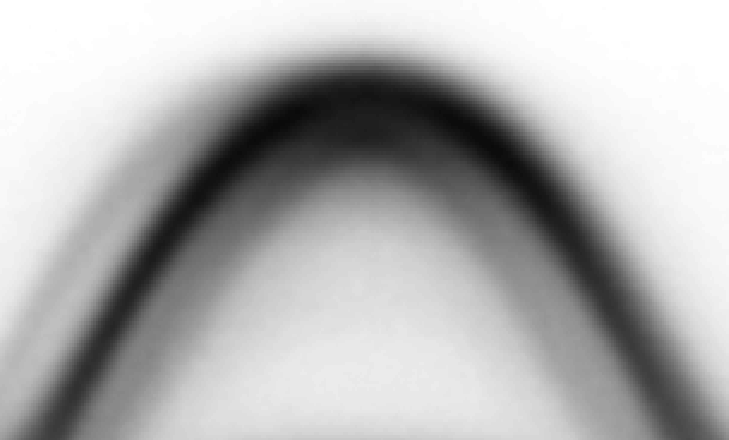
#> input picture 0_simple_model/figs_png/cut_KGK_Moire.png, 729 x 440 px, found by its file name
$ python old_int-vs-dist_S3.py
#> lines starting #> are read from the running program, lines starting #| are printed output that depends on the picture; long printed decimals are rounded
import numpy as np
from PIL import Image
import matplotlib.pyplot as plt
s_ = 15
from scipy.optimize import curve_fit

#figname = "/home/dario/Desktop/git/MoireBands/0_simple_model/figs_png/cut_KGK_Moire_v1.png"        #v1
figname = "/home/dario/Desktop/git/MoireBands/0_simple_model/figs_png/cut_KGK_Moire.png"            #v2

im = Image.open(figname)
#> im is the input picture: PIL image 729x440 RGBA; mean R, G, B, A 177, 177, 177, 255

pic = np.array(np.asarray(im))

len_e, len_k, z = pic.shape
#> len_e = 440; len_k = 729; z = 4

K_i = -0.5
K_f = 0.5
E_i = -0.55         #v1:    -0.95   #v2:    -0.55
E_f = -1.25         #v1:    -1.7    #v2:    -1.25

plt.figure(figsize=(20,20))
#Cut at given E
plt.subplot(1,3,1)
y1 = 150#200
X = np.arange(len_k)
#> X = 729 values from 0 to 728
Y = 256-pic[len_e-y1,:,0]
#> Y = 729 values, max 220 at index 127, min 13 at index 726, mean 85.84
def l2(x,w1,s1,p1,w2,s2,p2):#,w3,s3,p3):    #lorentz
    return w1/((x-p1)**2+s1**2) +w2/((x-p2)**2+s2**2) #+ w3/((x-p3)**2+s3**2)
def l3(x,w1,s1,p1,w2,s2,p2,w3,s3,p3):    #lorentz
    return w1/((x-p1)**2+s1**2) +w2/((x-p2)**2+s2**2) + w3/((x-p3)**2+s3**2)

def g2(x,w1,s1,p1,w2,s2,p2):#,w3,s3,p3):    #gauss
    return w1*np.exp(-((x-p1)/s1)**2) + w2*np.exp(-((x-p2)/s2)**2) #+ w3*np.exp(-((x-p3)/s3)**2)
def g3(x,w1,s1,p1,w2,s2,p2,w3,s3,p3):    #gauss
    return w1*np.exp(-((x-p1)/s1)**2) + w2*np.exp(-((x-p2)/s2)**2) + w3*np.exp(-((x-p3)/s3)**2)

if 0:       #gauss
    plt.title("Gauss")
    if 0:   #2 peaks
        print("gauss, 2 peaks")
        fun = g2
        x = 190
        popt,pcov = curve_fit(fun,X[:x],Y[:x],p0=[80,10,100,230,10,200],#,150,20,250],
                bounds = (  (10 ,0  ,50 ,100,0  ,140),#,100,0  ,180),
                            (120,100,150,250,100,200)#,200,80,270)
                    )
                )
    else:   #3 peaks
        print("gauss, 3 peaks")
        fun = g3
        x = 280
        popt,pcov = curve_fit(fun,X[:x],Y[:x],p0=[80,10,100,230,10,200,150,20,250],
                bounds = (  (10 ,0  ,50 ,100,0  ,140,100,0  ,180),
                            (120,100,150,250,100,200,200,80,270)
                    )
                )
else:   #lorentz
    plt.title("Constant E="+"{:.2f}".format(E_f+y1/len_e*(E_i-E_f))+" eV cut")
    if 0:   #2 peaks
        print("lorentz, 2 peaks")
        fun = l2
        x = 190
        popt,pcov = curve_fit(fun,X[:x],Y[:x],p0=[80000,10,100,230000,10,200],#,150000,20,250],
                bounds = (  (10 ,0  ,50 ,100,0  ,140),#,100,0  ,180),
                            (1e8,50,150,1e8,50,200)#,1e8,80,270)
                    )
                )
    else:   #3 peaks
        print("lorentz, 3 peaks")
        fun = l3
        x = 320#280     #end_pixel in k direction for fit
        popt,pcov = curve_fit(fun,X[:x],Y[:x],p0=[80000,10,50,230000,10,160,150000,20,250],
                bounds = (  (10 ,0  ,0 ,100,0  ,140,100,0  ,200),
                            (1e8,50,100,1e8,50,180,1e8,80,270)
                    )
                )
#> popt = [7986.8, 14.62, 46.47, 329672.3, 41.92, 140, 278275, 72.63, 229.3]
txt_par = ["w1","s1","p1","w2","s2","p2","w3","s3","p3"]
print("Constant E plot:")
for i in range(len(popt)):
    print(txt_par[i]+" ",popt[i])
#> this loop made 9 passes
#| w1  7986.784
#| s1  14.619
#| p1  46.473
#| w2  329672.268
#| s2  41.918
#| p2  140.000
#| w3  278274.957
#| s3  72.628
#> (further printed lines are left out)

print("Distance in k between first two peaks: ",abs(popt[2]-popt[5])/len_k)
#| Distance in k between first two peaks:  0.1283
plt.plot(X,Y,'b')
plt.plot(X[:x],fun(X[:x],*popt),'r',label='rw='+"{:.1f}".format(popt[0]/popt[3]*100)+"%")
#plt.xticks([0,len_k//2,len_k],["{:.2f}".format(K_i),"{:.2f}".format((K_i+K_f)/2),"{:.2f}".format(K_f)])
plt.xlabel(r"$\mathring{A}^{-1}$",size=s_)
weights = np.array([popt[0],popt[3]])
#> weights = [7986.8, 329672.3]
W1 = (weights/np.max(weights))[0]
#> W1 = 0.0242
print("Relative weight: ",W1)
#| Relative weight:  0.02423
plt.legend(fontsize=s_)

#Cut at given k
plt.subplot(1,3,2)
y2 = int(popt[5])       #index of k where to take the cut
#> y2 = 140
X = np.arange(len_e)
#> X = 440 values from 0 to 439
Y = 256-np.flip(pic[:,y2,0])
#> Y = 440 values, max 223 at index 156, min 1 at index 418, mean 92.82

if 0:   #gauss
    plt.title("Gauss")
    x = 170
    fun = g2
    popt2,pcov = curve_fit(fun,X[x:],Y[x:],p0=[160,10,160,260,10,260],
            bounds = (  (50 ,0  ,100,50 ,0  ,200),
                        (500,100,250,500,100,350)
                )
            )
else:   #lorentz
    plt.title("Constant K="+"{:.2f}".format(K_i+y2/len_k*(K_f-K_i))+r" $\mathring{A}^{-1}$"+" cut")
    if 0:   #2 peaks
        x = 170
        x_e = -1
        fun = l2
        popt2,pcov = curve_fit(fun,X[x:x_e],Y[x:x_e],p0=[150,10,193,80,10,288],
                bounds = (  (10 ,0  ,50 ,10 ,0  ,250),
                            (1e8,200,250,1e8,200,350)
                    )
                )
    else:   #3 peaks
        x = 50
        x_e = -1
        fun = l3
        popt2,pcov = curve_fit(fun,X[x:x_e],Y[x:x_e],p0=[570000,10,193,25832,10,288,300000,50,150],
                bounds = (  (10 ,0  ,50 ,10 ,0  ,250,10 ,0  ,x),
                            (1e8,200,250,1e8,200,350,1e8,200,180)
                    )
                )
#> popt2 = [518393.4, 49.74, 163.7, 35994.5, 26.55, 274.8, 183418, 48.6, 62.62]
print("\nConstant K plot:")
for i in range(len(popt2)):
    print(txt_par[i]+" ",popt2[i])

plt.plot(X,Y,'g')
plt.plot(X[x:],fun(X[x:],*popt2),'r',label='rw='+"{:.1f}".format(popt2[3]/popt2[0]*100)+"%")
plt.xticks([0,len_e//2,len_e],["{:.2f}".format(E_f),"{:.2f}".format((E_i+E_f)/2),"{:.2f}".format(E_i)])
plt.xlabel("eV",size=s_)
weights = np.array([popt2[0],popt2[3]])
#> weights = [518393.4, 35994.5]
W2 = (weights/np.max(weights))[1]
#> W2 = 0.0694
print("Relative weight: ",W2)
#| Relative weight:  0.06943
plt.legend(fontsize=s_)


#Figure meshgrid
plt.subplot(2,3,3)
pic2 = np.flip(pic,axis=0)
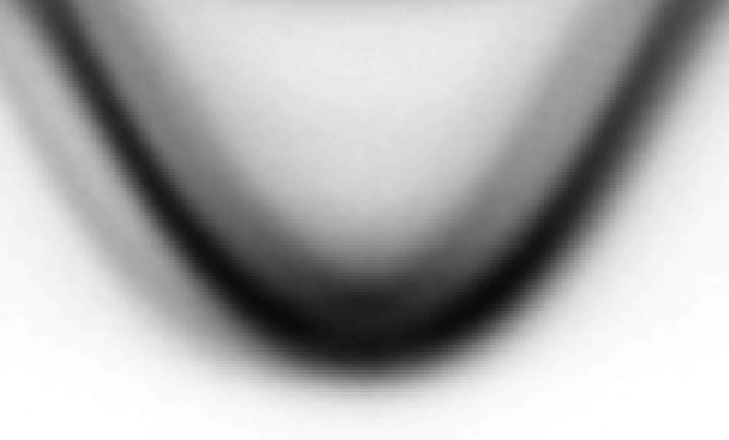
#> pic2: shape (440, 729, 4); mean R, G, B, A 177, 177, 177, 255

im = Image.fromarray(pic2)
plt.imshow(im)
plt.hlines(y1,0,len_k,color='b')
plt.vlines(y2,0,len_e,color='g')
plt.xticks([0,len_k//2,len_k],["{:.2f}".format(K_i),"{:.2f}".format((K_i+K_f)/2),"{:.2f}".format(K_f)])
plt.xlabel(r"$\mathring{A}^{-1}$",size=s_)
plt.yticks([0,len_e//2,len_e],["{:.2f}".format(E_f),"{:.2f}".format((E_i+E_f)/2),"{:.2f}".format(E_i)])
plt.ylabel("eV",size=s_)

YYYY = 375
plt.hlines(YYYY,0,len_k,color='r')
print("energy offset: "+"{:.2f}".format(E_f+YYYY/len_e*(E_i-E_f))+" eV")
#| energy offset: -0.65 eV

plt.xlim(0,len_k)
plt.ylim(0,len_e)

if 1:
    #Intensities

    DE = (1.25-0.55)/len_e*abs(popt2[2]-popt2[-1])*1000
#> DE = 160.8
    DE2 = (1.25-0.55)/len_e*abs(popt2[2]-popt2[5])*1000
#> DE2 = 176.9
    list_V = np.linspace(1,50,101)
    rw = []
    for V in list_V:
        a = np.sqrt((DE/2/V)**2-1)      #dE/2/V
    #    rw_t = (a**2+1-a*np.sqrt(1+a**2))/(a**2+1+a*np.sqrt(1+a**2))
        rw_t = (a-np.sqrt(a**2+1))**(2)
        rw.append(rw_t)
#> this loop made 101 passes
#> (a, rw_t) on passes 1 to 12: (80.37, 3.87e-05), (53.93, 8.59e-05), (40.58, 0.000152), (32.53, 0.000236), (27.14, 0.000339), (23.28, 0.000461), (20.38, 0.000601), (18.12, 0.000761), (16.31, 0.000939), (14.82, 0.00114), (13.59, 0.00135), (12.54, 0.00159)
#> after the loop, rw = 101 values from 3.87e-05 to 0.122
    #print("V=",V)
    print("Distance in energy between the first two peaks: ",DE," meV")
#| Distance in energy between the first two peaks:  160.750  meV
    print("Distance in energy between the last two peaks: ",DE2," meV")
#| Distance in energy between the last two peaks:  176.875  meV
    #print("dE=",dE)
    #print("rel weight=",rw)
    plt.subplot(2,3,6)
    plt.plot(list_V,np.array(rw)*100,color='orange',label="relative weight(squared)")
    plt.plot(list_V,np.sqrt(np.array(rw))*100,color='pink',label="relative weight(lin)")
    mean_W = (W1+W2)/2
#> mean_W = 0.0468
    plt.hlines(W1*100,list_V[0],list_V[-1],color='b')
    plt.hlines(W2*100,list_V[0],list_V[-1],color='g')
    plt.legend(fontsize=s_)
    plt.xlabel("V",size=s_)
    plt.ylabel("RW",size=s_)


plt.show()
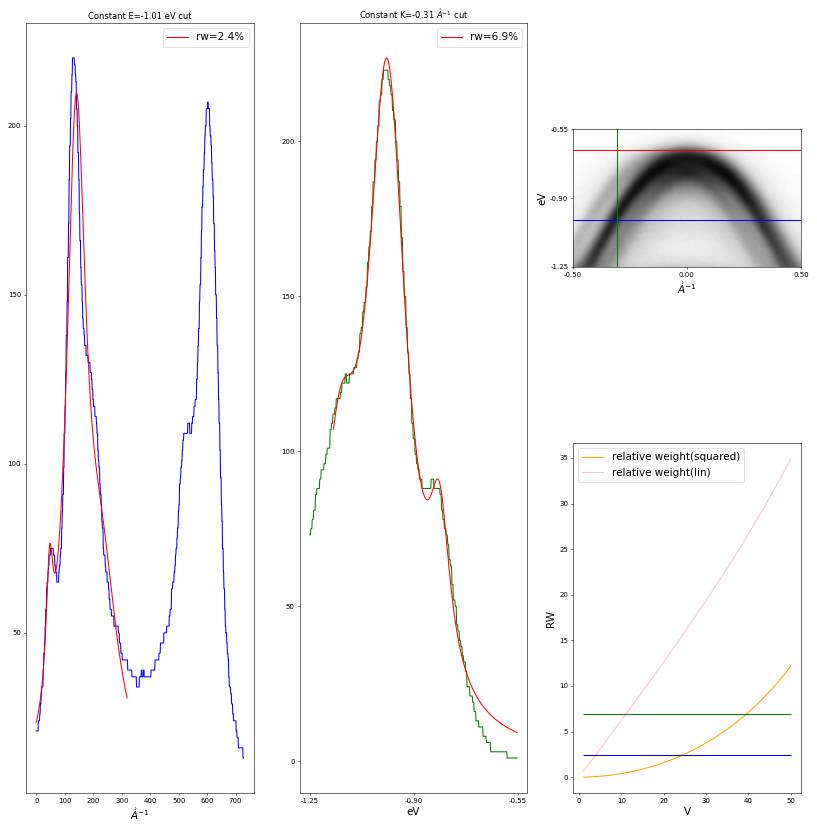
#> figure drawn by matplotlib, 4 panels; panel 1: curve peaks at x = 127, y = 220; panel 1: curve peaks at x = 141, y = 209.7; panel 2: curve peaks at x = 156, y = 223; panel 2: curve peaks at x = 163, y = 226.9

$ run again, with 0_simple_model/figs_png/cut_KGK_Moire_v1.png copied over 0_simple_model/figs_png/cut_KGK_Moire.png
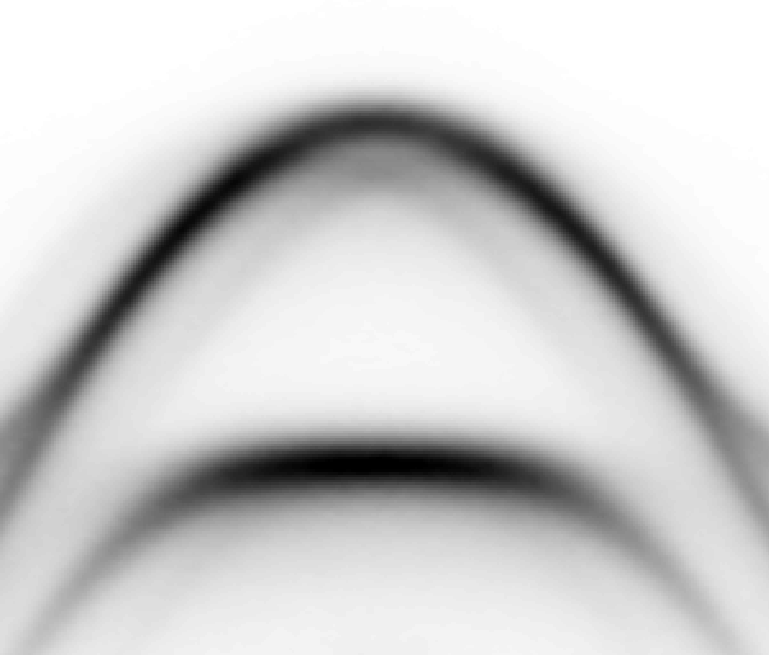
#> input picture 0_simple_model/figs_png/cut_KGK_Moire_v1.png, 769 x 655 px, found by its file name
#> im is the input picture: PIL image 769x655 RGBA; mean R, G, B, A 204.4, 204.4, 204.4, 255
#> `Y = 256-pic[len_e-y1,:,0]`: Y = 769 values, max 163 at index 182, min 39 at index 674, mean 101.4
#> popt = [55834.2, 23.24, 1.74, 283313.1, 48.4, 173.8, 661193.3, 80, 270]
#> the loop `for i in range(len(popt)):` made 9 passes
#| w1  55834.153
#| s1  23.239
#| p1  1.740
#| w2  283313.082
#| s2  48.404
#> (further printed lines are left out)
#| Distance in k between first two peaks:  0.2237
#> `weights = np.array([popt[0],popt[3]])`: weights = [55834.2, 283313.1]
#> W1 = 0.197
#| Relative weight:  0.1971
#> y2 = 173
#> `Y = 256-np.flip(pic[:,y2,0])`: Y = 655 values, max 241 at index 413, min 1 at index 586, mean 57.54
#> popt2 = [19534.2, 14.4, 164.5, 1472231.6, 126.5, 350, 47815, 21.91, 137.5]
#> the loop `for i in range(len(popt2)):` made 9 passes
#| w1  19534.165
#| s1  14.405
#| p1  164.476
#| w2  1472231.566
#| s2  126.542
#> (further printed lines are left out)
#> `weights = np.array([popt2[0],popt2[3]])`: weights = [19534.2, 1472231.6]
#> W2 = 1
#| Relative weight:  1.0
#> `pic2 = np.flip(pic,axis=0)`:
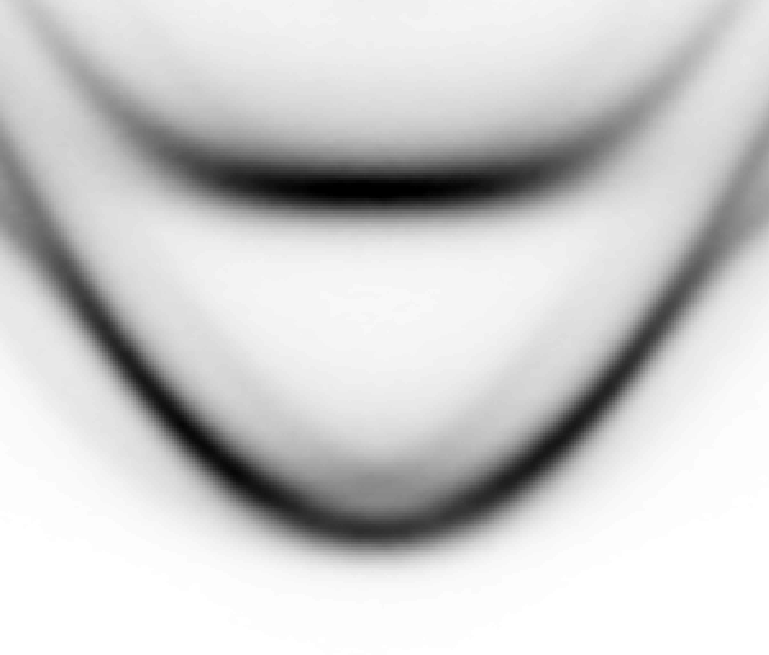
#> pic2: shape (655, 769, 4); mean R, G, B, A 204.4, 204.4, 204.4, 255
#| energy offset: -0.85 eV
#> DE = 28.86
#> DE2 = 198.3
#> the loop `for V in list_V:` made 101 passes
#> (a, rw_t) on passes 1 to 8: (14.4, 0.0012), (9.63, 0.00268), (7.22, 0.00475), (5.76, 0.00743), (4.77, 0.0107), (4.06, 0.0147), (3.52, 0.0194), (3.1, 0.0247)
#> after the loop `for V in list_V:`: rw = 101 items, first 6: 0.0012, 0.00268, 0.00475, 0.00743, 0.0107, 0.0147
#| Distance in energy between the first two peaks:  28.861  meV
#| Distance in energy between the last two peaks:  198.270  meV
#> mean_W = 0.599
#> `plt.show()`:
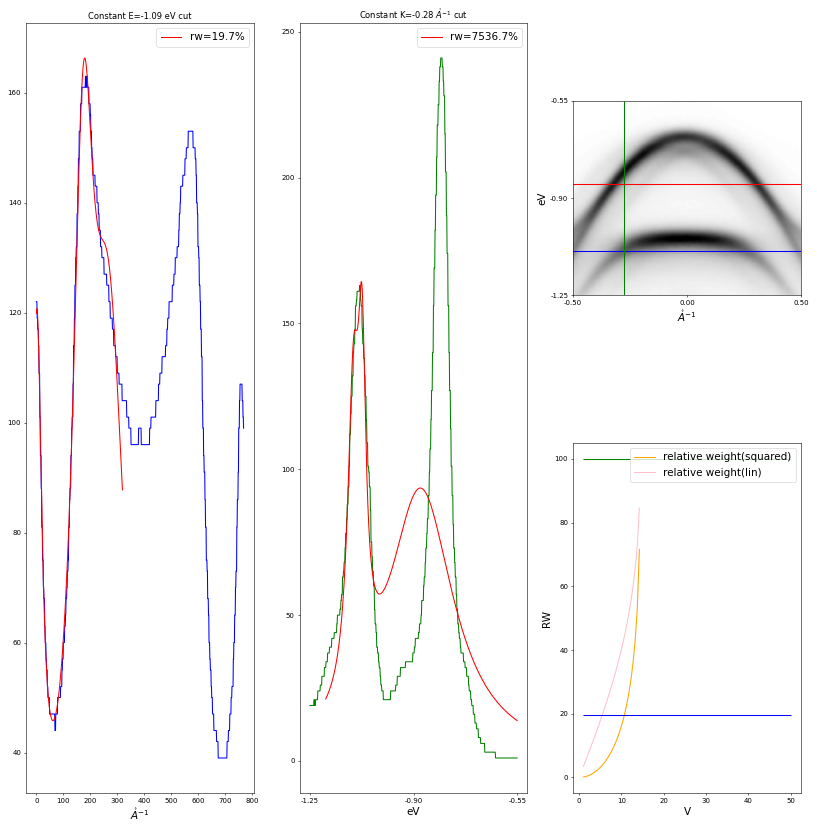
#> figure drawn by matplotlib, 4 panels; panel 1: curve peaks at x = 182, y = 163; panel 1: curve peaks at x = 179, y = 166.3; panel 2: curve peaks at x = 413, y = 241; panel 2: curve peaks at x = 162, y = 164.3
